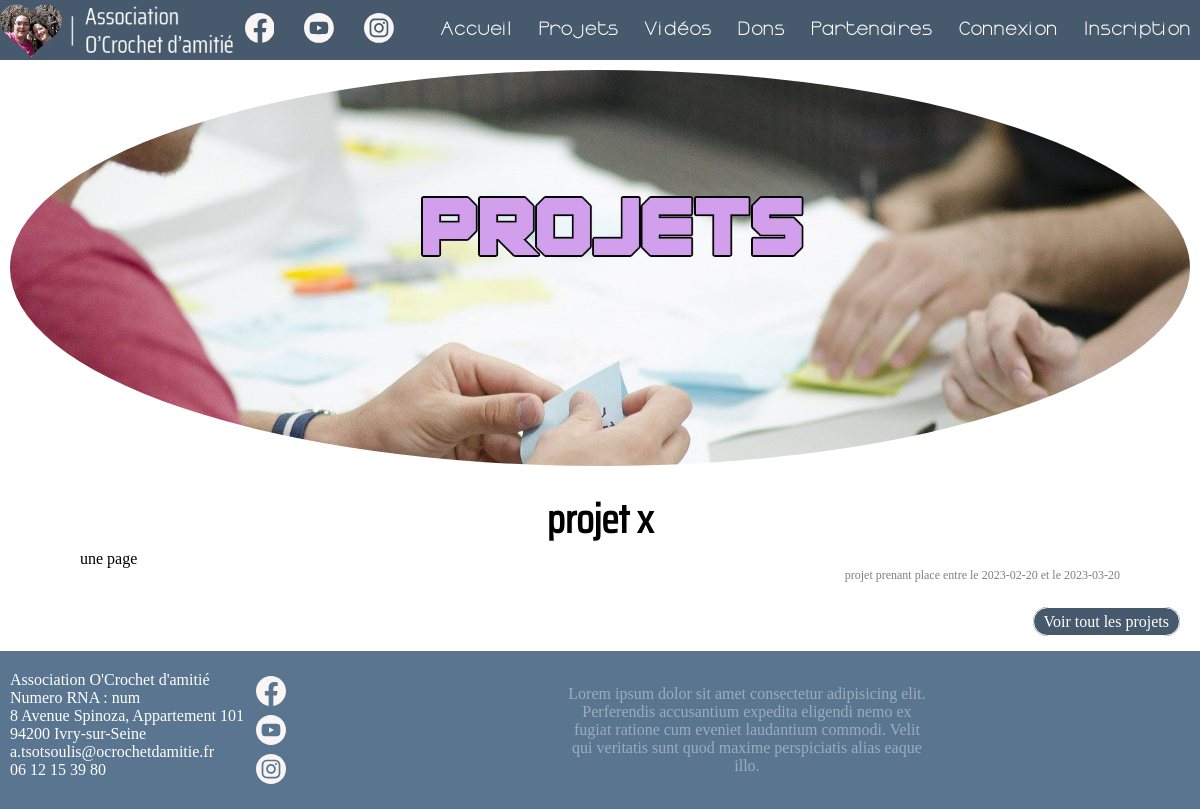
The app's page /projet/accueil with its own data.
### tables this page shows
CREATE TABLE `projet` (
  `id` int(11) NOT NULL,
  `nom` varchar(50) NOT NULL,
  `page` text NOT NULL COMMENT 'false',
  `date_debut` date NOT NULL DEFAULT current_timestamp(),
  `date_fin` date DEFAULT NULL,
  `slug` varchar(50) NOT NULL
);

### Controllers/BaseController.php (called while the page is built, shortened)
<?php
class BaseController {
    public function affichage($fichier, array $parametres = [])
    {
        extract($parametres);
        include "Templates/base.html.php";
        include "Templates/vues/$fichier";
        include "Templates/footer.html.php";
    }
}

### Controllers/ProjetController.php (called while the page is built, shortened)
<?php
class ProjetController extends BaseController{
     public function accueil(){
               $projets = Bdd::selection(["table" => "projet", "compare" => "date_debut", "where" => " <= '". date("Y-m-d",time()) . "'", "and" => true, "andCompare" => "date_fin", "andWhere" => ">= '". date("Y-m-d",time()) . "'",  "order" => "id DESC"]);
               return $this->affichage("projet/accueil.html.php",[
                    "projets" => $projets,
                    "css" => "projet_accueil",
                    "js" => "SliderProjets",
               ]);
     }
}

### index.php (called while the page is built, shortened)
<?php
require "Services/init.php";
$methode = $_GET["methode"] ?? "afficher";
$id = $_GET["id"] ?? null;
$page = $_GET["page"] ?? null;
$controleur = new $classControleur;
$controleur->$methode($id,$page);

### Services/init.php (called while the page is built, shortened)
<?php
include "Services/autoload.php";
function lien($controleur, $methode = "afficher", $id = null, $page = null) {
    return "/oCrochetDAmitie/$controleur/$methode" . ($id ? "/$id" : "") . ($page ? "/$page" : "");
};
function imgLink($nom){
    return "/oCrochetDAmitie/Assets/img/" . $nom;
}

### Services/autoload.php (called while the page is built, shortened)
<?php
function chargementClasse($nomClasseACharger){
    $nomClasseACharger = str_replace("\\", "/", $nomClasseACharger);
}

### Modeles/Bdd.php (called while the page is built, shortened)
<?php
class Bdd {
    static function connexion()
    {
        return new PDO("mysql:host=localhost;dbname=ocrochet","root","");
    }
    static function selection(array $para){
        extract($para);
        if(!isset($select)){
            $select = "*";
        }
        if(isset($where) && isset($compare)){
            $where = "WHERE $compare $where";
        } else {
            $where = "";
        }
        if(isset($limit) && $limit){
            $limit = "LIMIT $limit";
        } else {
            $limit = "";
        }
        if(isset($order) && $order){
            $order = "ORDER BY $order";
        } else {
            $order = "";
        }
        if(isset($and) && isset($andCompare)){
            if(isset($andWhere)){
                $and = "AND $andCompare $andWhere";
            } elseif(isset($andLike)){
                var_dump($and);
                $and = "AND $andCompare $andLike";
            } else {
                $and = "";
            }
        } else {
            $and = "";
        }
        $textRequete = "SELECT $select FROM $table $where $and $order $limit";
        if($requete = self::connexion()->query($textRequete)){
            $classFetch = "Modeles\Entities\\" . ucFirst($table);
            return $requete->fetchAll(PDO::FETCH_CLASS, $classFetch);
        }
        return false;
    }
}

### Modeles/Entities/Projet.php (called while the page is built, shortened)
<?php
class Projet{
    private string $nom;
    private string $page;
    private string $date_debut;
    private string $date_fin;
    public function getNom()
    {
        return $this->nom;
    }
    public function getPage()
    {
        return $this->page;
    }
    public function getDate_debut()
    {
        return $this->date_debut;
    }
    public function getDate_fin()
    {
        return $this->date_fin;
    }
}

### Templates/vues/projet/accueil.html.php (the view, shortened to what this page needs)
<div class="container">
    <div class="banniere">
        <img src="<?= imgLink("Projets.jpg")?>" alt="Projets">
    </div>
    <div id="projets">
        <?php foreach ($projets as $index => $projet) :?>
            <div class="projet" id='<?= "projet" . $index ?>'>
                <h1 class="projet_titre"><?= $projet->getNom() ?></h1>
                <div class="projet_contenu"><?= $projet->getPage() ?></div>
                <div class="infoSup">
                    projet prenant place entre le <?= $projet->getDate_debut() . " et le " . $projet->getDate_fin() ?>
                </div>
            </div>
        <?php endforeach?>
    </div>
    <div class='tout'><a href="<?= lien("projet","tout") ?>" class='button'>Voir tout les projets</a></div>
</div>

### Assets/app.css (style rules this page uses)
* { margin: 0; padding: 0; list-style: none; text-decoration: none; box-sizing: border-box; }
html { scroll-behavior: smooth; }
body { position: relative; font-size: var(--font-size); width: 100%; height: 100%; padding-top: 60px; }
.button { margin-top: 10px; background-color: rgba(52, 73, 94, 0.9); color: white; padding: 5px 10px; border: .5px solid white; border-radius: 15px; cursor: pointer; }
.tout { padding: 10px; text-align: right; margin-bottom: 10px; }
.infoSup { font-size: 12px; text-align: right; color: gray; }
.container { padding: 0px 10px; }
h1 { text-align: center; line-height: 30px; margin: 15px 0; font-size: calc(var(--font-size) * 2.5); font-family: saira; }
.banniere { position: relative; width: 100%; aspect-ratio: var(--bannieres-ratio); padding-top: 10px; }
.banniere img { user-select: none; -moz-user-select: none; -webkit-user-drag: none; -webkit-user-select: none; -ms-user-select: none; width: 100%; border-radius: var(--radius-banieres); }
@media screen and (min-width: 1200px) { .container, header, footer { width: var(--width-containers); margin: auto; } }

### Assets/css/projet_accueil.css (style rules this page uses)
#projets { position: relative; padding: 20px 70px; }

### Assets/css/var.css (style rules this page uses)
:root { --width-containers: 100%; --font-size: 1rem; --font-size-h1-accueil : calc(var(--font-size) + 2rem); --font-size-p-accueil : calc(var(--font-size) + .3rem); --font-size-h4-accueil : calc(var(--font-size) + 1.5rem); --font-color: white ; --font-family-nav: ormont ; --font-family-adresse: pt ; --site_bgc : rgb(237, 237, 237); --header-color: rgba(52, 73, 94, 0.9); --header-blur: 4px; --width-nav-ul: 65%; --position-nav-ul: -65%; --padding_nav_li: 1vh; --transition-nav: 0.5s; --ratio: 1 / 1; --width-header-network: 50%; --width-nav-network: 30px; --taille-banniere: 400px ; --bannieres-ratio : 3/1; --radius-banieres: 50%; --footer-color: rgba(72, 102, 132, 0.9); }

### records on screen
projet: nom "projet x", page "une page", date_debut "2023-02-20", date_fin "2023-03-20"
